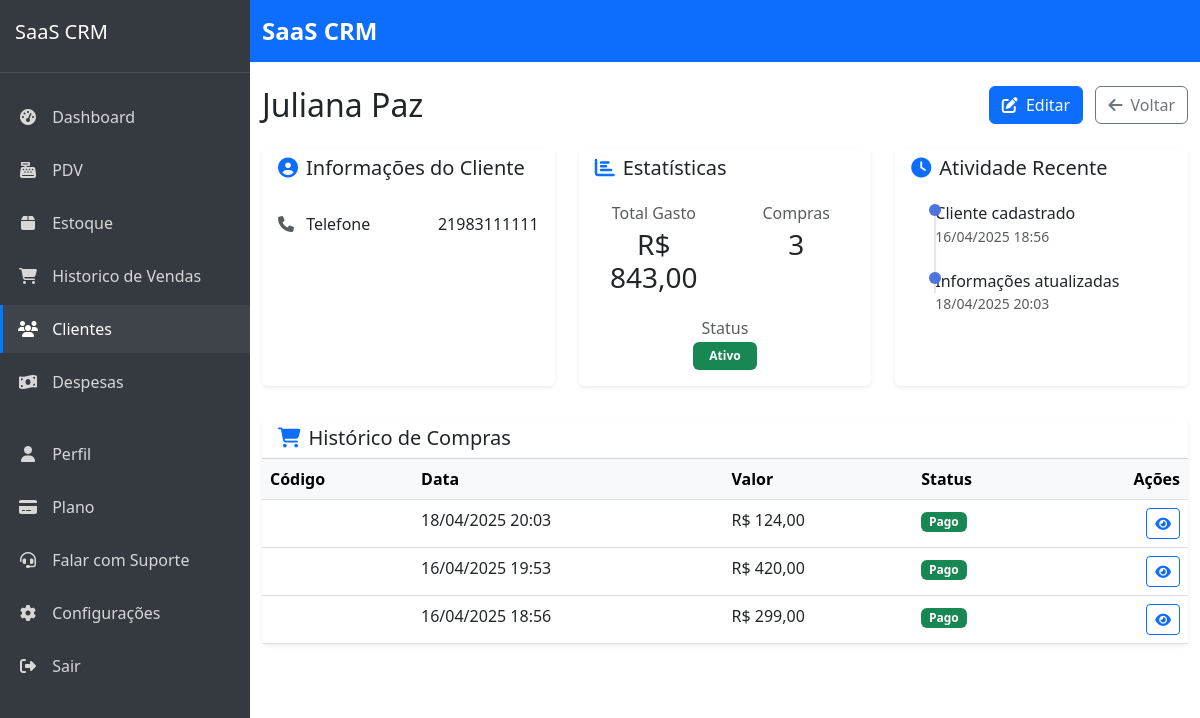
The page /sistema/clientes/10/ (signed in) on the database as committed earlier.
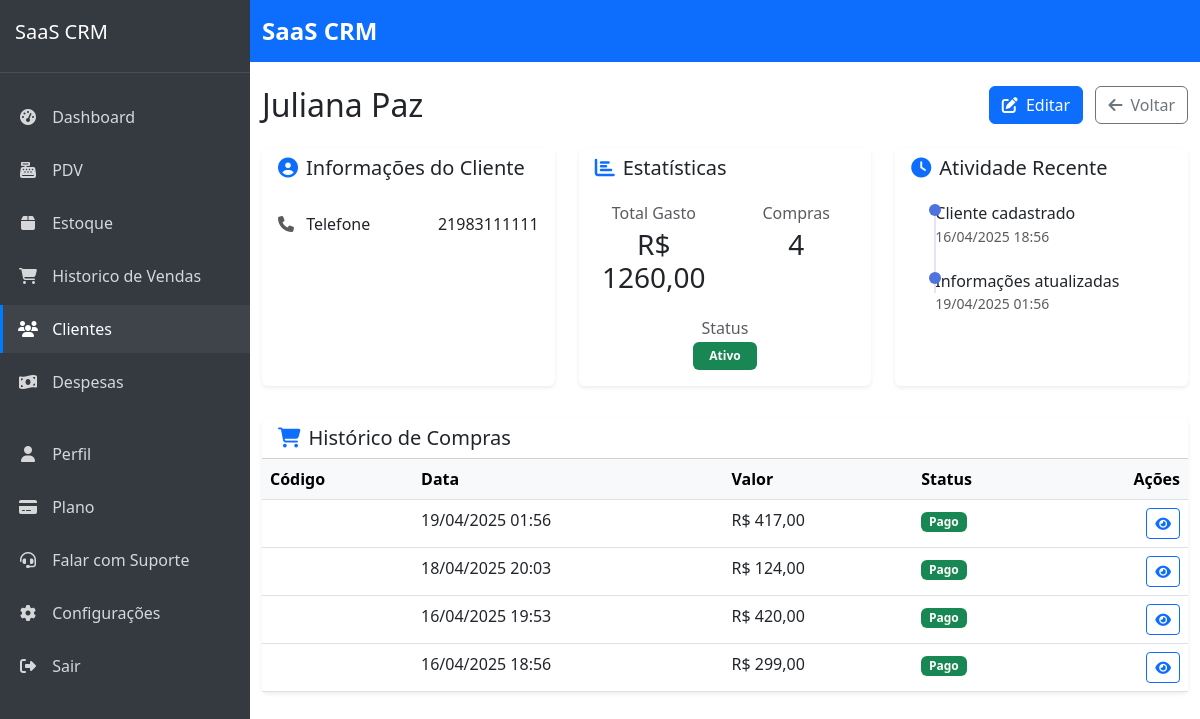
The same page on the database as committed later.
### customers/models.py (models this page shows, shortened)
class Customer(models.Model):
    company = models.ForeignKey(Company, on_delete=models.CASCADE, verbose_name='Empresa', related_name='customers')
    name = models.CharField('Nome', max_length=100)
    email = models.EmailField('E-mail', max_length=100, blank=True, null=True)
    phone = models.CharField('Telefone', max_length=20, blank=True, null=True)
    address = models.CharField('Endereço', max_length=200, blank=True, null=True)
    city = models.CharField('Cidade', max_length=100, blank=True, null=True)
    state = models.CharField('Estado', max_length=2, blank=True, null=True)
    zipcode = models.CharField('CEP', max_length=9, blank=True, null=True)
    notes = models.TextField('Observações', blank=True, null=True)
    is_active = models.BooleanField('Ativo', default=True)
    loyalty_points = models.IntegerField('Pontos de Fidelidade', default=0)
    loyalty_tier = models.ForeignKey(LoyaltyTier, on_delete=models.SET_NULL, null=True, blank=True, verbose_name='Nível de Fidelidade')
    birthday = models.DateField('Data de Nascimento', null=True, blank=True)
    created_at = models.DateTimeField('Criado em', auto_now_add=True)
    updated_at = models.DateTimeField('Atualizado em', auto_now=True)
    class Meta:
        verbose_name = 'Cliente'
        verbose_name_plural = 'Clientes'
        ordering = ['name']
        unique_together = [['company', 'email'], ['company', 'phone']]  # Prevent duplicate contacts within same company

### sales/models.py (models this page shows, shortened)
class Sale(models.Model):
    STATUS_CHOICES = (
        ('pending', 'Pendente'),
        ('paid', 'Pago'),
        ('cancelled', 'Cancelado'),
    )
    company = models.ForeignKey(Company, on_delete=models.CASCADE, verbose_name='Empresa', related_name='sales')
    customer = models.ForeignKey(
        'customers.Customer',
        on_delete=models.SET_NULL,
        null=True,
        blank=True,
        related_name='sales'
    )
    payment_method = models.ForeignKey(PaymentMethod, on_delete=models.PROTECT, verbose_name='Método de Pagamento', related_name='sales')
    created_by = models.ForeignKey(settings.AUTH_USER_MODEL, on_delete=models.PROTECT, null=True, blank=True, verbose_name='Criado por', related_name='sales_created')
    status = models.CharField('Status', max_length=20, choices=STATUS_CHOICES, default='pending')
    total = models.DecimalField('Total', max_digits=10, decimal_places=2, default=0)
    discount = models.DecimalField('Desconto', max_digits=10, decimal_places=2, default=0)
    cost_total = models.DecimalField('Custo Total', max_digits=10, decimal_places=2, default=0)
    profit = models.DecimalField('Lucro', max_digits=10, decimal_places=2, default=0)
    profit_margin = models.DecimalField('Margem de Lucro', max_digits=5, decimal_places=2, default=0)
    notes = models.TextField('Observações', blank=True, null=True)
    created_at = models.DateTimeField('Criado em', auto_now_add=True)
    updated_at = models.DateTimeField('Atualizado em', auto_now=True)
    is_canceled = models.BooleanField(default=False)
    canceled_at = models.DateTimeField(null=True, blank=True)
    canceled_by = models.ForeignKey(
        settings.AUTH_USER_MODEL, on_delete=models.SET_NULL,
        null=True, blank=True, related_name='canceled_sales'
    )
    access_token = models.UUIDField(default=uuid.uuid4, editable=False)
    class Meta:
        verbose_name = 'Venda'
        verbose_name_plural = 'Vendas'
        ordering = ['-created_at']

### customers/views.py (the view)
# urls.py: path('<int:pk>/', views.customer_detail, name='customer_detail'),
@login_required
def customer_detail(request, pk):
    customer = get_object_or_404(Customer, pk=pk, company=request.user.company)
    sales = Sale.objects.filter(
        customer=customer,
        company=request.user.company
    ).order_by('-created_at')
    total_purchases = sales.filter(status='paid').count()
    total_spent = sales.filter(status='paid').aggregate(total=Sum('total'))['total'] or 0
    context = {
        'customer': customer,
        'sales': sales,
        'total_purchases': total_purchases,
        'total_spent': total_spent,
    }
    return render(request, 'customers/customer_detail.html', context)

### saas_crm/urls.py (called while the page is built)
    def __call__(self, request):
        if request.user.is_authenticated and request.user.is_superuser and 'impersonate_user_id' in request.session:
            user_id = request.session['impersonate_user_id']
            try:
                request.real_user = request.user
                request.user = User.objects.get(pk=user_id)
                request.is_impersonating = True
            except User.DoesNotExist:
                del request.session['impersonate_user_id']
        response = self.get_response(request)
        return response

### templates/customers/customer_detail.html (shortened to what the changed rows need)
{% extends 'core/base.html' %}
{% load static %}
{% load humanize %}
{% block content %}
<div class="d-flex justify-content-between align-items-center mb-4">
    <h1 class="h2 mb-0">{{ customer.name }}</h1>
    <div>
        <a href="{% url 'customers:customer_update' customer.id %}" class="btn btn-primary">
        </a>
        <a href="{% url 'customers:customer_list' %}" class="btn btn-outline-secondary ms-2">
        </a>
    </div>
</div>
<div class="row">
    <div class="col-lg-4 mb-4">
        <div class="card border-0 shadow-sm h-100">
            <div class="card-body">
                <ul class="list-group list-group-flush">
                    {% if customer.phone %}
                    <li class="list-group-item d-flex justify-content-between align-items-center px-0">
                        <span><i class="fas fa-phone me-2 text-muted"></i> Telefone</span>
                        <span>{{ customer.phone }}</span>
                    </li>
                    {% endif %}
                </ul>
            </div>
        </div>
    </div>
    <div class="col-lg-4 mb-4">
        <div class="card border-0 shadow-sm h-100">
            <div class="card-body">
                <div class="row text-center">
                    <div class="col-6 mb-4">
                        <h6 class="text-muted mb-1">Total Gasto</h6>
                        <h3 class="mb-0">R$ {{ total_spent|floatformat:2|default:"0,00" }}</h3>
                    </div>
                    <div class="col-6 mb-4">
                        <h6 class="text-muted mb-1">Compras</h6>
                        <h3 class="mb-0">{{ total_purchases }}</h3>
                    </div>
                </div>
            </div>
        </div>
    </div>
    <div class="col-lg-4 mb-4">
        <div class="card border-0 shadow-sm h-100">
            <div class="card-body">
                <ul class="timeline">
                    <li class="timeline-item">
                        <div class="timeline-content">
                            <h6 class="mb-0">Cliente cadastrado</h6>
                            <small class="text-muted">{{ customer.created_at|date:"d/m/Y H:i" }}</small>
                        </div>
                    </li>
                    {% if customer.updated_at and customer.updated_at != customer.created_at %}
                    <li class="timeline-item">
                        <div class="timeline-marker"></div>
                        <div class="timeline-content">
                            <h6 class="mb-0">Informações atualizadas</h6>
                            <small class="text-muted">{{ customer.updated_at|date:"d/m/Y H:i" }}</small>
                        </div>
                    </li>
                    {% endif %}
                </ul>
            </div>
        </div>
    </div>
</div>
<div class="card border-0 shadow-sm mt-2">
    <div class="card-body p-0">
        <div class="table-responsive">
            <table class="table mb-0">
                <thead class="table-light">
                    <tr>
                        <th scope="col">Código</th>
                        <th scope="col">Data</th>
                        <th scope="col">Valor</th>
                        <th scope="col">Status</th>
                        <th scope="col" class="text-end">Ações</th>
                    </tr>
                </thead>
                <tbody>
                    {% for sale in sales %}
                    <tr>
                        <td>{{ sale.code }}</td>
                        <td>{{ sale.created_at|date:"d/m/Y H:i" }}</td>
                        <td>R$ {{ sale.total|floatformat:2 }}</td>
                        <td>
                            {% if sale.status == 'paid' %}
                            <span class="badge bg-success">Pago</span>
                            {% elif sale.status == 'pending' %}
                            <span class="badge bg-warning">Pendente</span>
                            {% else %}
                            <span class="badge bg-danger">Cancelado</span>
                            {% endif %}
                        </td>
                        <td class="text-end">
                            <a href="#" class="btn btn-sm btn-outline-primary">
                                <i class="fas fa-eye"></i>
                            </a>
                        </td>
                    </tr>
                    {% empty %}
                    <tr>
                        <td colspan="5" class="text-center py-4">
                            <p class="text-muted mb-0">Nenhuma compra registrada.</p>
                        </td>
                    </tr>
                    {% endfor %}
                </tbody>
            </table>
        </div>
    </div>
</div>
{% endblock %}

Rows that differ between the two databases and show on the page:
changed Customer "Juliana Paz": updated_at "18/04/2025 20:03" → "19/04/2025 01:56"
added Sale: created_at "19/04/2025 01:56", total "417,00", status "Pago"
Other text that changed with them:
{{ total_spent|floatformat:2|default:"0,00" }}: "843,00" → "1260,00"
{{ total_purchases }}: "3" → "4"
